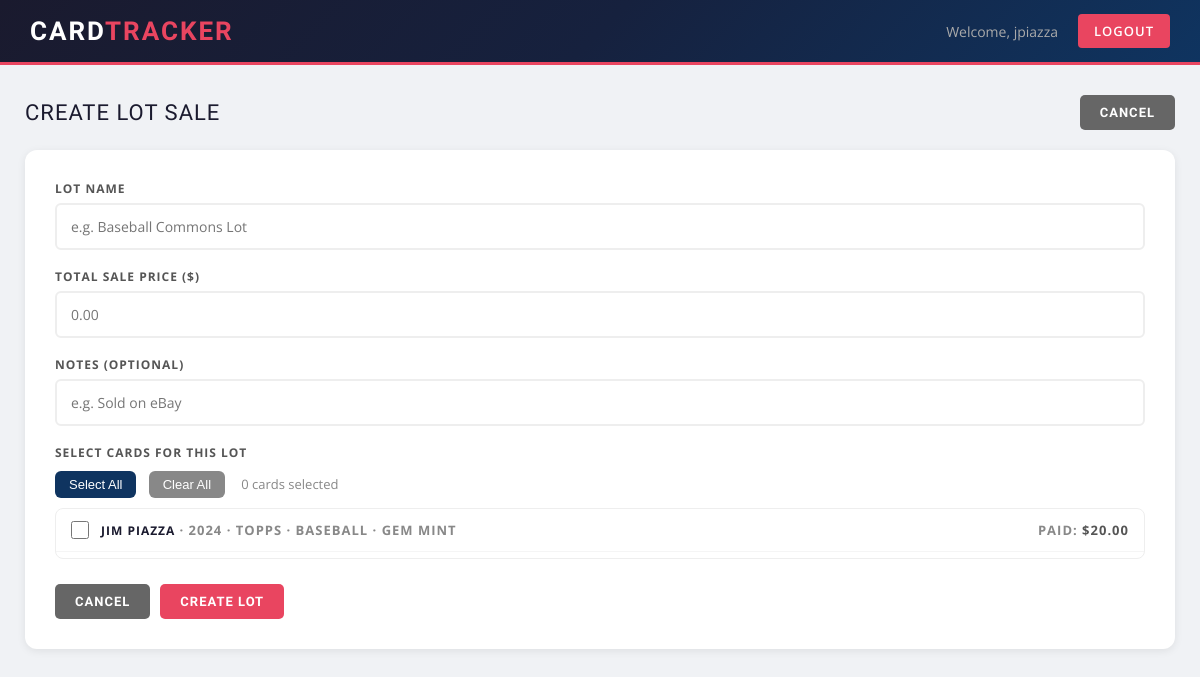
Screenshot of /create_lot (signed in) with the database file from the repository.
### models.py (models this page shows, shortened)
class User(UserMixin, db.Model):
    id = db.Column(db.Integer, primary_key=True)
    email = db.Column(db.String(150), unique=True, nullable=False)
    username = db.Column(db.String(150), unique=True, nullable=False)
    password = db.Column(db.String(150), nullable=False)
    is_admin = db.Column(db.Boolean, default=False)
    date_joined = db.Column(db.DateTime, default=db.func.current_timestamp())
    cards = db.relationship('Card', backref='owner', lazy=True)
    lots = db.relationship('Lot', backref='owner', lazy=True)

class Card(db.Model):
    id = db.Column(db.Integer, primary_key=True)
    player_name = db.Column(db.String(150), nullable=False)
    sport = db.Column(db.String(50))
    year = db.Column(db.String(10))
    manufacturer = db.Column(db.String(100))
    condition = db.Column(db.String(50))
    buy_price = db.Column(db.Float, nullable=False)
    sell_price = db.Column(db.Float)
    photo_filename = db.Column(db.String(300))
    market_price = db.Column(db.Float)
    date_added = db.Column(db.DateTime, default=db.func.current_timestamp())
    user_id = db.Column(db.Integer, db.ForeignKey('user.id'), nullable=False)
    lot_id = db.Column(db.Integer, db.ForeignKey('lot.id'), nullable=True)
    notes = db.Column(db.String(1000))

### main.py (the view, shortened to what this page needs)
@main.route('/create_lot', methods=['GET', 'POST'])
@login_required
def create_lot():
    unsold_cards = Card.query.filter_by(
        user_id=current_user.id,
        lot_id=None
    ).filter(Card.sell_price == None).order_by(Card.player_name).all()
    return render_template('create_lot.html', cards=unsold_cards)

### app.py (called while the page is built)
def create_app():
    app = Flask(__name__)
    app.config['SECRET_KEY'] = os.getenv('SECRET_KEY', 'your-secret-key')
    app.config['SQLALCHEMY_DATABASE_URI'] = 'sqlite:///cards.db'
    app.config['UPLOAD_FOLDER'] = 'static/uploads'
    app.config['MAX_CONTENT_LENGTH'] = 16 * 1024 * 1024  # 16MB max
    db.init_app(app)
    login_manager = LoginManager()
    login_manager.login_view = 'auth.login'
    login_manager.init_app(app)
    @login_manager.user_loader
    def load_user(user_id):
        return User.query.get(int(user_id))
    from auth import auth as auth_blueprint
    app.register_blueprint(auth_blueprint)
    from main import main as main_blueprint
    app.register_blueprint(main_blueprint)
    from admin import admin as admin_blueprint
    app.register_blueprint(admin_blueprint)
    with app.app_context():
        db.create_all()
    return app

### templates/create_lot.html (shortened to what this page needs)
<!DOCTYPE html>
<html>
<head>
    <link rel="stylesheet" href="{{ url_for('static', filename='css/style.css') }}">
</head>
<body>
    <nav>
        <h1>Card<span>Tracker</span></h1>
        <div class="nav-right">
            <span>Welcome, {{ current_user.username }}</span>
            <a href="{{ url_for('auth.logout') }}">Logout</a>
        </div>
    </nav>
    <div class="page-wrapper">
        <div class="dashboard-container">
            <div class="section-header">
                <div class="section-title">Create Lot Sale</div>
                <a href="{{ url_for('main.lots') }}" class="btn" style="background:#666;">Cancel</a>
            </div>
            <div style="background:white; padding:30px; border-radius:12px; box-shadow:0 2px 8px rgba(0,0,0,0.08); margin-top:20px;">
                <form method="POST">
                    <div class="form-group">
                        <label>Lot Name</label>
                        <input type="text" name="name" placeholder="e.g. Baseball Commons Lot" required>
                    </div>
                    <div class="form-group">
                        <label>Total Sale Price ($)</label>
                        <input type="number" name="total_sale_price" step="0.01" min="0" placeholder="0.00" required>
                    </div>
                    <div class="form-group">
                        <label>Notes (optional)</label>
                        <input type="text" name="notes" placeholder="e.g. Sold on eBay">
                    </div>
                    <div class="form-group">
                        <label style="margin-bottom:10px; display:block;">Select Cards for this Lot</label>
                        {% if cards %}
                        <div style="margin-bottom:10px;">
                            <button type="button" onclick="selectAll()" style="background:#0f3460; color:white; border:none; padding:6px 14px; border-radius:6px; cursor:pointer; font-size:13px; margin-right:8px;">Select All</button>
                            <button type="button" onclick="clearAll()" style="background:#888; color:white; border:none; padding:6px 14px; border-radius:6px; cursor:pointer; font-size:13px;">Clear All</button>
                            <span id="selected-count" style="margin-left:12px; font-size:13px; color:#888;">0 cards selected</span>
                        </div>
                        <div style="border:1px solid #eee; border-radius:8px; max-height:400px; overflow-y:auto;">
                            {% for card in cards %}
                            <label style="display:flex; align-items:center; padding:12px 15px; border-bottom:1px solid #f5f5f5; cursor:pointer; gap:12px;">
                                <input type="checkbox" name="card_ids" value="{{ card.id }}" onchange="updateCount()" style="width:18px; height:18px; cursor:pointer;">
                                <div style="flex:1;">
                                    <strong style="color:#1a1a2e;">{{ card.player_name }}</strong>
                                    <span style="color:#888; font-size:13px;">
                                        {% if card.year %} · {{ card.year }}{% endif %}
                                        {% if card.manufacturer %} · {{ card.manufacturer }}{% endif %}
                                        {% if card.sport %} · {{ card.sport }}{% endif %}
                                        {% if card.condition %} · {{ card.condition }}{% endif %}
                                    </span>
                                </div>
                                <div style="text-align:right; font-size:13px;">
                                    <span style="color:#888;">Paid: </span>
                                    <strong>${{ "%.2f"|format(card.buy_price) }}</strong>
                                </div>
                            </label>
                            {% endfor %}
                        </div>
                        {% else %}
                        <div style="padding:20px; text-align:center; color:#888; background:#f8f9fa; border-radius:8px;">
                            No unsold cards available. All cards have already been sold or assigned to a lot.
                        </div>
                        {% endif %}
                    </div>
                    <div style="margin-top:25px; display:flex; gap:10px;">
                        <a href="{{ url_for('main.lots') }}" class="btn" style="background:#666;">Cancel</a>
                        <button type="submit" class="btn">Create Lot</button>
                    </div>
                </form>
            </div>
        </div>
    </div>
</body>
</html>

### static/css/style.css (style rules this page uses)
* { margin: 0; padding: 0; box-sizing: border-box; }
body { font-family: 'Open Sans', sans-serif; background: #f0f2f5; color: #333; min-height: 100vh; }
nav { background: linear-gradient(135deg, #1a1a2e 0%, #16213e 50%, #0f3460 100%); color: white; padding: 0 30px; display: flex; justify-content: space-between; align-items: center; height: 65px; border-bottom: 3px solid #e94560; box-shadow: 0 2px 20px rgba(233,69,96,0.3); }
nav h1 { font-family: 'Oswald', sans-serif; font-size: 26px; font-weight: 700; letter-spacing: 2px; text-transform: uppercase; color: white; }
nav h1 span { color: #e94560; }
nav .nav-right { display: flex; align-items: center; gap: 20px; }
nav .nav-right span { color: #aaa; font-size: 14px; }
nav a { color: white; text-decoration: none; font-size: 13px; font-weight: 600; letter-spacing: 1px; text-transform: uppercase; background: #e94560; padding: 8px 16px; border-radius: 4px; transition: background 0.2s; }
.page-wrapper { background: #f0f2f5; min-height: calc(100vh - 65px); padding: 30px 0; }
.dashboard-container { max-width: 1200px; margin: 0 auto; padding: 0 25px; }
.section-header { display: flex; justify-content: space-between; align-items: center; margin-bottom: 20px; }
.section-title { font-family: 'Oswald', sans-serif; font-size: 22px; color: #1a1a2e; text-transform: uppercase; letter-spacing: 1px; }
.btn { background: #e94560; color: white; padding: 10px 20px; border-radius: 5px; text-decoration: none; display: inline-block; border: none; cursor: pointer; font-size: 13px; font-weight: 700; font-family: 'Oswald', sans-serif; letter-spacing: 1px; text-transform: uppercase; transition: background 0.2s; }
.form-group { margin-bottom: 18px; }
.form-group label { display: block; margin-bottom: 6px; color: #555; font-size: 12px; font-weight: 700; letter-spacing: 1px; text-transform: uppercase; }
.form-group input, .form-group select { width: 100%; padding: 12px 14px; border: 2px solid #eee; border-radius: 6px; font-size: 14px; font-family: 'Open Sans', sans-serif; transition: border 0.2s; }

### rows the page displays
User: username "jpiazza"
Card: player_name "JIM PIAZZA", year "2024", manufacturer "TOPPS", sport "BASEBALL", condition "GEM MINT", buy_price "20.00"
